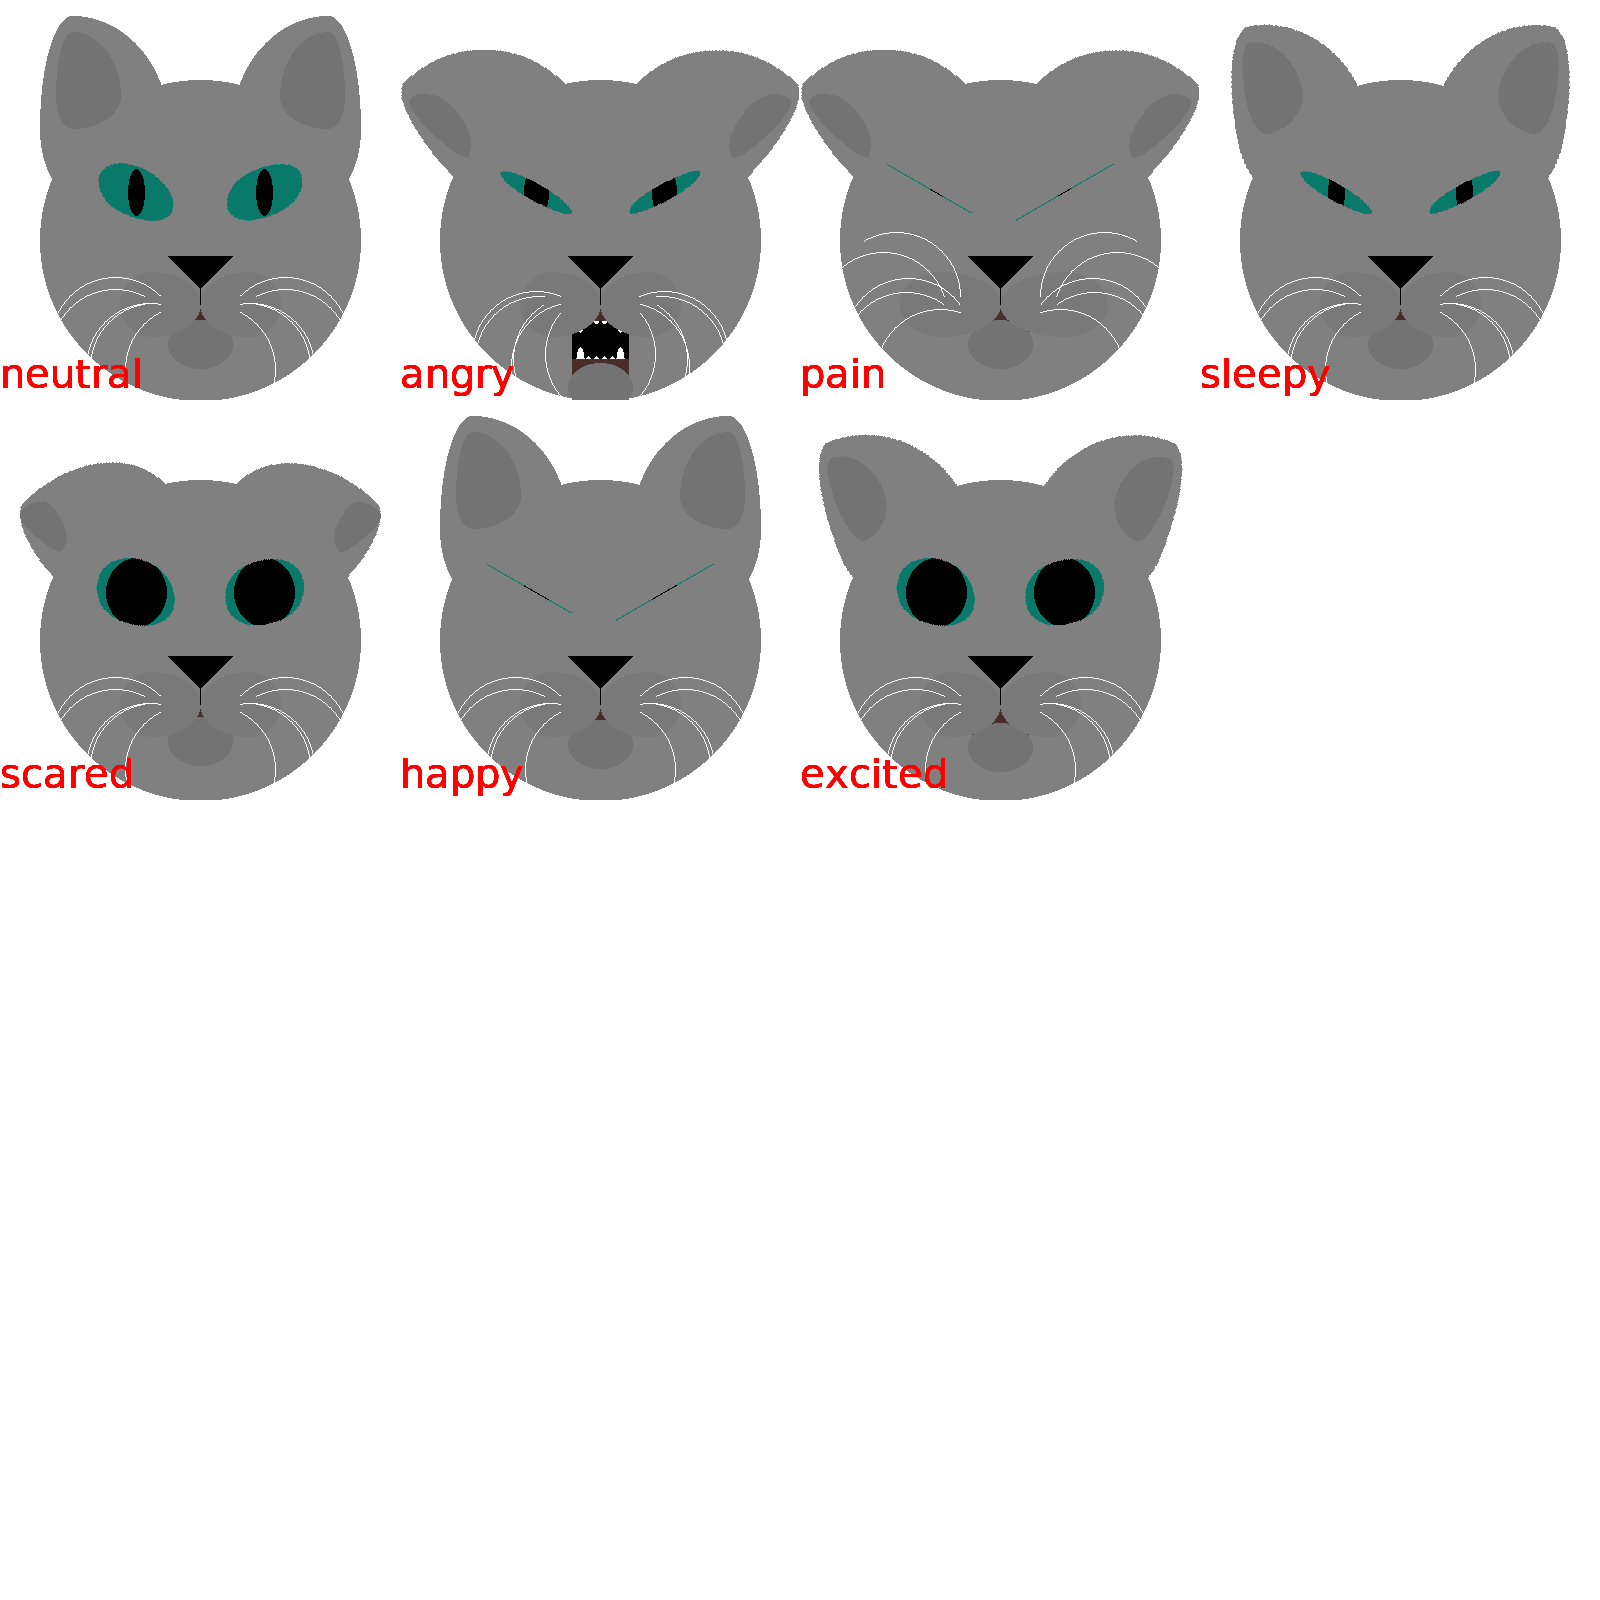

This chart was generated by the following Python code:
from catlib import *
from PIL import ImageFont

# moods
layers = [Head(),
       Mouth(),
       LeftCheek(),
       RightCheek(),
       Nose(),
       LeftEar(),
       RightEar(),
       LeftEye(),
       RightEye(),
       LeftWhisker(thickness=5),
       RightWhisker(thickness=5)
       ]

mood_collage = Image.new("RGB", (1600, 1600), (255, 255, 255))
font = ImageFont.truetype("DejaVuSans.ttf", 40)

for n, mood_name in enumerate(Head().mood_dict.keys()):
    sample = Image.new("RGB", (400, 400), (255, 255, 255))
    for layer in layers:
        sample = layer.set_mood(mood_name=mood_name).draw(sample)
        draw_obj = ImageDraw.Draw(sample)
        draw_obj.text((0, 350), text=mood_name, fill="red", font=font)
    mood_collage.paste(sample, (400* (n % 4), 400 * (n // 4)))

mood_collage.save("mood_collage.png")
